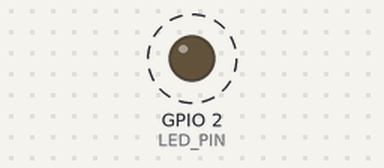
This program was run on a simulated ESP32. On the bench: output pins drawn as LEDs (lit = HIGH). Dashed ring = blinking. Pins used as bus, display or sensor lines are not drawn; what the program prints to the serial monitor is not drawn.

Above: at 1.9 s.
Timing chart, 0 to 4.7 s (numbered marks = the images above):
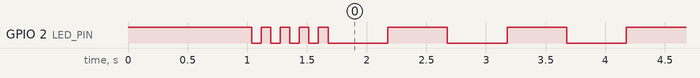

The program:

main.cpp
```cpp
#include <Arduino.h>
#include <SPI.h>

#define CAN_CS_PIN 5
#define LED_PIN 2   // Built-in LED ESP32

// MCP2515 Registers
#define CANCTRL   0x0F
#define CANSTAT   0x0E
#define TXB0CTRL  0x30

void setup() {
  Serial.begin(115200);
  pinMode(LED_PIN, OUTPUT);
  digitalWrite(LED_PIN, HIGH); // LED ON = System running

  delay(1000);
  Serial.println("\n MCP2515 SPI DIAGNOSTIC V2");
  Serial.println("────────────────────────────");

  // Explicit pin setup
  pinMode(CAN_CS_PIN, OUTPUT);
  digitalWrite(CAN_CS_PIN, HIGH);
  pinMode(18, OUTPUT); // SCK
  pinMode(19, INPUT);  // MISO
  pinMode(23, OUTPUT); // MOSI

  // 1. Init SPI
  Serial.print("1. SPI Init (500kHz)... ");
  SPI.begin(18, 19, 23, CAN_CS_PIN);
  SPI.setFrequency(500000); // Lebih aman untuk debug wiring
  SPI.setDataMode(SPI_MODE0);
  Serial.println("OK");

  // 2. Soft Reset
  Serial.print("2. Send Reset (0xC0)... ");
  digitalWrite(CAN_CS_PIN, LOW);
  SPI.transfer(0xC0);
  digitalWrite(CAN_CS_PIN, HIGH);
  delay(20);
  Serial.println("Done");

  // 3. Read CANSTAT (Harusnya 0x80 atau 0xE0 setelah reset)
  Serial.print("3. Read CANSTAT... ");
  uint8_t stat = readReg(CANSTAT);
  Serial.printf("0x%02X ", stat);
  if (stat == 0x80 || stat == 0xE0) Serial.println("(Config Mode) ✅");
  else Serial.println("(Unexpected) ⚠️");

  // 4. Write/Read Loopback Test
  Serial.print("4. Write 0x55 -> Read Back... ");
  writeReg(TXB0CTRL, 0x55);
  delay(5);
  uint8_t back = readReg(TXB0CTRL);
  Serial.printf("Read: 0x%02X ", back);

  if (back == 0x55) {
    Serial.println("✅ SPI VERIFIED!");
    digitalWrite(LED_PIN, HIGH); // Steady ON = Success
  } else {
    Serial.println("❌ MISMATCH");
    // Fast blink = fail
    for(int i=0; i<8; i++) {
      digitalWrite(LED_PIN, !digitalRead(LED_PIN));
      delay(80);
    }
  }

  Serial.println("\n🏁 DIAGNOSTIC SELESAI");
  Serial.println("LED steady = OK | LED fast blink = FAIL");
}

void loop() {
  // Slow blink = idle after test
  digitalWrite(LED_PIN, !digitalRead(LED_PIN));
  delay(500);
}

// ── SPI Helpers ─────────────────────────────
void writeReg(uint8_t addr, uint8_t val) {
  digitalWrite(CAN_CS_PIN, LOW);
  SPI.transfer(0x02); // Write cmd
  SPI.transfer(addr);
  SPI.transfer(val);
  digitalWrite(CAN_CS_PIN, HIGH);
}

uint8_t readReg(uint8_t addr) {
  digitalWrite(CAN_CS_PIN, LOW);
  SPI.transfer(0x03); // Read cmd
  SPI.transfer(addr);
  uint8_t val = SPI.transfer(0x00); // Clock out MISO
  digitalWrite(CAN_CS_PIN, HIGH);
  return val;
}
```

Measured:
- by itself, GPIO 2 (LED_PIN): goes 4 × (LOW 0.08 s, HIGH 0.08 s), 128 × (LOW 0.50 s, HIGH 0.50 s), then LOW
